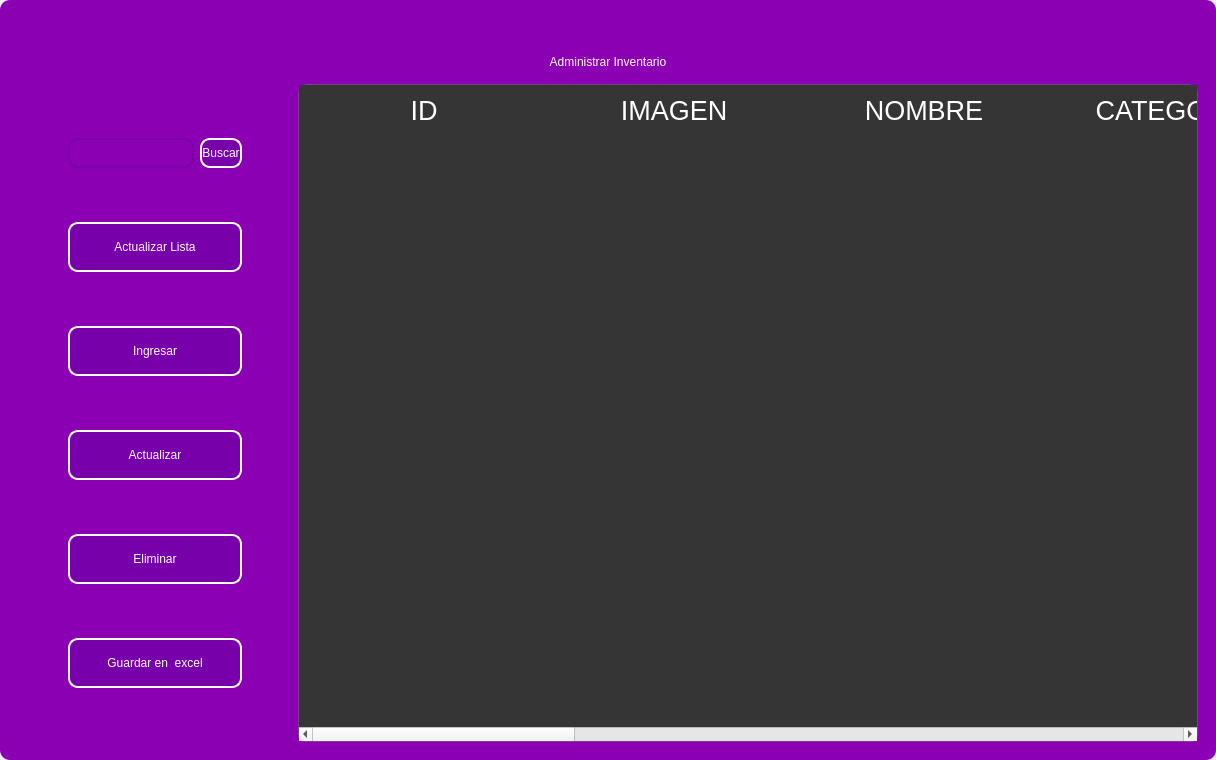
<?xml version="1.0" encoding="UTF-8"?>
<ui version="4.0">
 <class>MainWindow</class>
 <widget class="QMainWindow" name="MainWindow">
  <property name="geometry">
   <rect>
    <x>0</x>
    <y>0</y>
    <width>1216</width>
    <height>760</height>
   </rect>
  </property>
  <property name="windowTitle">
   <string>MainWindow</string>
  </property>
  <property name="styleSheet">
   <string notr="true"/>
  </property>
  <widget class="QWidget" name="centralwidget">
   <property name="styleSheet">
    <string notr="true"/>
   </property>
   <layout class="QVBoxLayout" name="verticalLayout">
    <property name="spacing">
     <number>0</number>
    </property>
    <property name="leftMargin">
     <number>0</number>
    </property>
    <property name="topMargin">
     <number>0</number>
    </property>
    <property name="rightMargin">
     <number>0</number>
    </property>
    <property name="bottomMargin">
     <number>0</number>
    </property>
    <item>
     <widget class="QFrame" name="frame">
      <property name="enabled">
       <bool>true</bool>
      </property>
      <property name="styleSheet">
       <string notr="true">
QFrame {
border-radius:10px;
background-color: rgb(140, 0, 179);
 }
</string>
      </property>
      <property name="frameShape">
       <enum>QFrame::StyledPanel</enum>
      </property>
      <property name="frameShadow">
       <enum>QFrame::Raised</enum>
      </property>
      <layout class="QVBoxLayout" name="verticalLayout_2">
       <item>
        <widget class="QFrame" name="frame_superior">
         <property name="minimumSize">
          <size>
           <width>0</width>
           <height>40</height>
          </size>
         </property>
         <property name="maximumSize">
          <size>
           <width>16777215</width>
           <height>40</height>
          </size>
         </property>
         <property name="styleSheet">
          <string notr="true">QPushButton{
border-radius:18px;
}

QPushButton:hover{
	background-color: rgb(0, 0, 0);
}
</string>
         </property>
         <property name="frameShape">
          <enum>QFrame::StyledPanel</enum>
         </property>
         <property name="frameShadow">
          <enum>QFrame::Raised</enum>
         </property>
         <layout class="QHBoxLayout" name="horizontalLayout_3">
          <property name="spacing">
           <number>4</number>
          </property>
          <property name="leftMargin">
           <number>0</number>
          </property>
          <property name="topMargin">
           <number>0</number>
          </property>
          <property name="rightMargin">
           <number>0</number>
          </property>
          <property name="bottomMargin">
           <number>0</number>
          </property>
          <item>
           <widget class="QPushButton" name="btn_icon">
            <property name="text">
             <string/>
            </property>
            <property name="iconSize">
             <size>
              <width>40</width>
              <height>40</height>
             </size>
            </property>
           </widget>
          </item>
          <item>
           <spacer name="horizontalSpacer_2">
            <property name="orientation">
             <enum>Qt::Horizontal</enum>
            </property>
            <property name="sizeHint" stdset="0">
             <size>
              <width>443</width>
              <height>20</height>
             </size>
            </property>
           </spacer>
          </item>
          <item>
           <widget class="QPushButton" name="btn_exit">
            <property name="minimumSize">
             <size>
              <width>38</width>
              <height>38</height>
             </size>
            </property>
            <property name="maximumSize">
             <size>
              <width>38</width>
              <height>38</height>
             </size>
            </property>
            <property name="cursor">
             <cursorShape>PointingHandCursor</cursorShape>
            </property>
            <property name="text">
             <string/>
            </property>
            <property name="iconSize">
             <size>
              <width>35</width>
              <height>35</height>
             </size>
            </property>
           </widget>
          </item>
          <item>
           <widget class="QPushButton" name="bt_minimizar">
            <property name="minimumSize">
             <size>
              <width>38</width>
              <height>38</height>
             </size>
            </property>
            <property name="maximumSize">
             <size>
              <width>38</width>
              <height>38</height>
             </size>
            </property>
            <property name="cursor">
             <cursorShape>PointingHandCursor</cursorShape>
            </property>
            <property name="text">
             <string/>
            </property>
            <property name="icon">
             <iconset>
              <normaloff>../../../../../../../.designer/backup/image/minus.svg</normaloff>../../../../../../../.designer/backup/image/minus.svg</iconset>
            </property>
            <property name="iconSize">
             <size>
              <width>38</width>
              <height>38</height>
             </size>
            </property>
           </widget>
          </item>
          <item>
           <widget class="QPushButton" name="bt_maximizar">
            <property name="minimumSize">
             <size>
              <width>38</width>
              <height>38</height>
             </size>
            </property>
            <property name="maximumSize">
             <size>
              <width>38</width>
              <height>38</height>
             </size>
            </property>
            <property name="cursor">
             <cursorShape>PointingHandCursor</cursorShape>
            </property>
            <property name="text">
             <string/>
            </property>
            <property name="icon">
             <iconset>
              <normaloff>../../../../../../../.designer/backup/image/chevron-up.svg</normaloff>../../../../../../../.designer/backup/image/chevron-up.svg</iconset>
            </property>
            <property name="iconSize">
             <size>
              <width>38</width>
              <height>38</height>
             </size>
            </property>
           </widget>
          </item>
          <item>
           <widget class="QPushButton" name="bt_restaurar">
            <property name="minimumSize">
             <size>
              <width>38</width>
              <height>38</height>
             </size>
            </property>
            <property name="maximumSize">
             <size>
              <width>38</width>
              <height>38</height>
             </size>
            </property>
            <property name="cursor">
             <cursorShape>PointingHandCursor</cursorShape>
            </property>
            <property name="text">
             <string/>
            </property>
            <property name="icon">
             <iconset>
              <normaloff>../../../../../../../.designer/backup/image/chevron-down.svg</normaloff>../../../../../../../.designer/backup/image/chevron-down.svg</iconset>
            </property>
            <property name="iconSize">
             <size>
              <width>38</width>
              <height>38</height>
             </size>
            </property>
           </widget>
          </item>
          <item>
           <widget class="QPushButton" name="bt_cerrar">
            <property name="minimumSize">
             <size>
              <width>38</width>
              <height>38</height>
             </size>
            </property>
            <property name="maximumSize">
             <size>
              <width>38</width>
              <height>38</height>
             </size>
            </property>
            <property name="cursor">
             <cursorShape>PointingHandCursor</cursorShape>
            </property>
            <property name="text">
             <string/>
            </property>
            <property name="icon">
             <iconset>
              <normaloff>../../../../../../../.designer/backup/image/x.svg</normaloff>../../../../../../../.designer/backup/image/x.svg</iconset>
            </property>
            <property name="iconSize">
             <size>
              <width>38</width>
              <height>38</height>
             </size>
            </property>
           </widget>
          </item>
         </layout>
        </widget>
       </item>
       <item>
        <widget class="QLabel" name="label">
         <property name="styleSheet">
          <string notr="true">font: 30pt &quot;MS Shell Dlg 2&quot;;
color: rgb(255, 255, 255);</string>
         </property>
         <property name="text">
          <string>Administrar Inventario</string>
         </property>
         <property name="alignment">
          <set>Qt::AlignCenter</set>
         </property>
        </widget>
       </item>
       <item>
        <widget class="QFrame" name="frame_3">
         <property name="frameShape">
          <enum>QFrame::StyledPanel</enum>
         </property>
         <property name="frameShadow">
          <enum>QFrame::Raised</enum>
         </property>
         <layout class="QHBoxLayout" name="horizontalLayout_4">
          <property name="spacing">
           <number>6</number>
          </property>
          <item>
           <layout class="QVBoxLayout" name="verticalLayout_4">
            <property name="spacing">
             <number>50</number>
            </property>
            <property name="leftMargin">
             <number>50</number>
            </property>
            <property name="topMargin">
             <number>50</number>
            </property>
            <property name="rightMargin">
             <number>50</number>
            </property>
            <property name="bottomMargin">
             <number>50</number>
            </property>
            <item>
             <layout class="QHBoxLayout" name="horizontalLayout">
              <property name="spacing">
               <number>6</number>
              </property>
              <property name="rightMargin">
               <number>0</number>
              </property>
              <property name="bottomMargin">
               <number>0</number>
              </property>
              <item>
               <widget class="QLineEdit" name="searchtxt">
                <property name="minimumSize">
                 <size>
                  <width>100</width>
                  <height>30</height>
                 </size>
                </property>
                <property name="maximumSize">
                 <size>
                  <width>200</width>
                  <height>30</height>
                 </size>
                </property>
                <property name="styleSheet">
                 <string notr="true">QLabel {
	color: rgb(255, 255, 254);
	font: 12pt &quot;Arial&quot;;
	background-color: rgba(0, 0, 0,0);
}

QTextEdit{
background-color: rgba(0, 0, 0,0);
border-radius:10px; 
font: 12pt &quot;Arial&quot;;
color: rgb(255, 255, 254);
border: 2px solid  rgb(255, 255, 255);

}

QTextEdit:hover{
background-color: rgba(0, 0, 0,0);
border-radius:10px; 
font: 12pt &quot;Arial&quot;;
border: 2px solid  rgb(120, 0, 171);
}

QTextEdit:focus{
background-color: rgb(0, 0, 0);
border-radius:10px; 
font: 12pt &quot;Arial&quot;;
border: 2px solid rgb(120, 0, 171);
}

QLineEdit{
background-color: rgba(0, 0, 0,0);
border-radius:10px; 
font: 12pt &quot;Arial&quot;;
color: rgb(255, 255, 254);
border: 2px solid  rgb(120, 0, 171);
}

QLineEdit:hover{
background-color: rgba(0, 0, 0,0);
border-radius:10px; 
font: 12pt &quot;Arial&quot;;
border: 2px solid  rgb(120, 0, 171);
}

QLineEdit:focus{
background-color: rgb(0, 0, 0);
border-radius:10px; 
font: 12pt &quot;Arial&quot;;
border: 2px solid rgb(120, 0, 171);
}

QCheckBox{
	font: 12pt &quot;Arial&quot;;
	color: rgb(255, 255, 255);
}

QCheckBox::indicator {
    width: 18px;
    height:18px;
}

QCheckBox::indicator:unchecked {
   background-image: url(image/square.svg);
}

QCheckBox::indicator:checked {
   background-image: url(image/check-square.svg);
}

QPushButton{
border-radius:10px; 
font: 12pt &quot;Arial&quot;;
color: rgb(255, 255, 254);
border: 2px solid #ffffff;
}

QPushButton:hover{
border-radius:10px; 
font: 12pt &quot;Arial&quot;;
color: rgb(255, 255, 255);
border: 2px solid rgb(120, 0, 171);
	background-color: rgb(120, 0, 171);
}
</string>
                </property>
               </widget>
              </item>
              <item>
               <widget class="QPushButton" name="btn_search">
                <property name="minimumSize">
                 <size>
                  <width>30</width>
                  <height>30</height>
                 </size>
                </property>
                <property name="maximumSize">
                 <size>
                  <width>100</width>
                  <height>30</height>
                 </size>
                </property>
                <property name="cursor">
                 <cursorShape>PointingHandCursor</cursorShape>
                </property>
                <property name="styleSheet">
                 <string notr="true">QPushButton{
border-radius:10px; 
font: 12pt &quot;Arial&quot;;
color: rgb(255, 255, 254);
border: 2px solid #ffffff;
	background-color: rgb(120, 0, 171);
}

QPushButton:hover{
border-radius:10px; 
font: 12pt &quot;Arial&quot;;
color: rgb(255, 255, 255);
border: 2px solid rgb(120, 0, 171);
	background-color: rgb(120, 0, 171);
}</string>
                </property>
                <property name="text">
                 <string>Buscar</string>
                </property>
               </widget>
              </item>
             </layout>
            </item>
            <item>
             <widget class="QPushButton" name="btn_get">
              <property name="minimumSize">
               <size>
                <width>50</width>
                <height>0</height>
               </size>
              </property>
              <property name="maximumSize">
               <size>
                <width>300</width>
                <height>50</height>
               </size>
              </property>
              <property name="cursor">
               <cursorShape>PointingHandCursor</cursorShape>
              </property>
              <property name="styleSheet">
               <string notr="true">QPushButton{
border-radius:10px; 
font: 12pt &quot;Arial&quot;;
color: rgb(255, 255, 254);
border: 2px solid #ffffff;
	background-color: rgb(120, 0, 171);
}

QPushButton:hover{
border-radius:10px; 
font: 12pt &quot;Arial&quot;;
color: rgb(255, 255, 255);
border: 2px solid rgb(120, 0, 171);
	background-color: rgb(120, 0, 171);
}</string>
              </property>
              <property name="text">
               <string>Actualizar Lista</string>
              </property>
              <property name="iconSize">
               <size>
                <width>30</width>
                <height>30</height>
               </size>
              </property>
             </widget>
            </item>
            <item>
             <widget class="QPushButton" name="btn_add">
              <property name="maximumSize">
               <size>
                <width>300</width>
                <height>50</height>
               </size>
              </property>
              <property name="cursor">
               <cursorShape>PointingHandCursor</cursorShape>
              </property>
              <property name="styleSheet">
               <string notr="true">QPushButton{
border-radius:10px; 
font: 12pt &quot;Arial&quot;;
color: rgb(255, 255, 254);
border: 2px solid #ffffff;
	background-color: rgb(120, 0, 171);
}

QPushButton:hover{
border-radius:10px; 
font: 12pt &quot;Arial&quot;;
color: rgb(255, 255, 255);
border: 2px solid rgb(120, 0, 171);
	background-color: rgb(120, 0, 171);
}</string>
              </property>
              <property name="text">
               <string>Ingresar</string>
              </property>
              <property name="iconSize">
               <size>
                <width>30</width>
                <height>30</height>
               </size>
              </property>
             </widget>
            </item>
            <item>
             <widget class="QPushButton" name="btn_update">
              <property name="maximumSize">
               <size>
                <width>300</width>
                <height>50</height>
               </size>
              </property>
              <property name="cursor">
               <cursorShape>PointingHandCursor</cursorShape>
              </property>
              <property name="styleSheet">
               <string notr="true">QPushButton{
border-radius:10px; 
font: 12pt &quot;Arial&quot;;
color: rgb(255, 255, 254);
border: 2px solid #ffffff;
	background-color: rgb(120, 0, 171);
}

QPushButton:hover{
border-radius:10px; 
font: 12pt &quot;Arial&quot;;
color: rgb(255, 255, 255);
border: 2px solid rgb(120, 0, 171);
	background-color: rgb(120, 0, 171);
}</string>
              </property>
              <property name="text">
               <string>Actualizar</string>
              </property>
              <property name="iconSize">
               <size>
                <width>30</width>
                <height>30</height>
               </size>
              </property>
             </widget>
            </item>
            <item>
             <widget class="QPushButton" name="btn_delete">
              <property name="maximumSize">
               <size>
                <width>300</width>
                <height>50</height>
               </size>
              </property>
              <property name="cursor">
               <cursorShape>PointingHandCursor</cursorShape>
              </property>
              <property name="styleSheet">
               <string notr="true">QPushButton{
border-radius:10px; 
font: 12pt &quot;Arial&quot;;
color: rgb(255, 255, 254);
border: 2px solid #ffffff;
	background-color: rgb(120, 0, 171);
}

QPushButton:hover{
border-radius:10px; 
font: 12pt &quot;Arial&quot;;
color: rgb(255, 255, 255);
border: 2px solid rgb(120, 0, 171);
	background-color: rgb(120, 0, 171);
}</string>
              </property>
              <property name="text">
               <string>Eliminar</string>
              </property>
              <property name="iconSize">
               <size>
                <width>30</width>
                <height>30</height>
               </size>
              </property>
             </widget>
            </item>
            <item>
             <widget class="QPushButton" name="btn_excel">
              <property name="minimumSize">
               <size>
                <width>11</width>
                <height>50</height>
               </size>
              </property>
              <property name="cursor">
               <cursorShape>PointingHandCursor</cursorShape>
              </property>
              <property name="styleSheet">
               <string notr="true">QPushButton{
border-radius:10px; 
font: 12pt &quot;Arial&quot;;
color: rgb(255, 255, 254);
border: 2px solid #ffffff;
	background-color: rgb(120, 0, 171);
}

QPushButton:hover{
border-radius:10px; 
font: 12pt &quot;Arial&quot;;
color: rgb(255, 255, 255);
border: 2px solid rgb(120, 0, 171);
	background-color: rgb(120, 0, 171);
}</string>
              </property>
              <property name="text">
               <string>Guardar en  excel</string>
              </property>
              <property name="iconSize">
               <size>
                <width>35</width>
                <height>35</height>
               </size>
              </property>
             </widget>
            </item>
           </layout>
          </item>
          <item>
           <widget class="QTableWidget" name="table_inventory">
            <property name="minimumSize">
             <size>
              <width>900</width>
              <height>0</height>
             </size>
            </property>
            <property name="maximumSize">
             <size>
              <width>700</width>
              <height>16777215</height>
             </size>
            </property>
            <property name="styleSheet">
             <string notr="true">QTableView {

	border: 1px solid rgba(255,255,255,40);
	border-bottom-right-radius: 7px; 
	border-bottom-left-radius: 7px; 
	color: white;
	font: 15pt &quot;MS Shell Dlg 2&quot;;
	background-color: rgb(53, 53, 53);
}

QHeaderView::section {
background-color: rgb(53, 53, 53);
color: white;
border: none;
height: 50px;
font-size: 20pt;
}

QTableView::item {
    border-style: none;
    border-bottom: 1px solid rgba(255,255,255,50);
    padding-left: auto;
    padding-right: auto;
}

QTableView::item:selected{
	border: none;
	color: rgb(255, 255, 255);
    background-color: rgba(255, 255, 255, 50);
}
</string>
            </property>
            <property name="editTriggers">
             <set>QAbstractItemView::NoEditTriggers</set>
            </property>
            <attribute name="horizontalHeaderDefaultSectionSize">
             <number>250</number>
            </attribute>
            <column>
             <property name="text">
              <string>ID</string>
             </property>
            </column>
            <column>
             <property name="text">
              <string>IMAGEN</string>
             </property>
            </column>
            <column>
             <property name="text">
              <string>NOMBRE</string>
             </property>
            </column>
            <column>
             <property name="text">
              <string>CATEGORIA</string>
             </property>
            </column>
            <column>
             <property name="text">
              <string>CANTIDAD DISPONIBLE</string>
             </property>
            </column>
            <column>
             <property name="text">
              <string>PRECIO COMPRA</string>
             </property>
            </column>
            <column>
             <property name="text">
              <string>PRECIO VENTA</string>
             </property>
            </column>
            <column>
             <property name="text">
              <string>TOTAL COMPRA</string>
             </property>
            </column>
            <column>
             <property name="text">
              <string>DESCRIPCION</string>
             </property>
            </column>
            <column>
             <property name="text">
              <string>TIPO DE PRODUCTO</string>
             </property>
            </column>
           </widget>
          </item>
         </layout>
        </widget>
       </item>
      </layout>
     </widget>
    </item>
   </layout>
  </widget>
 </widget>
 <resources/>
 <connections/>
</ui>
